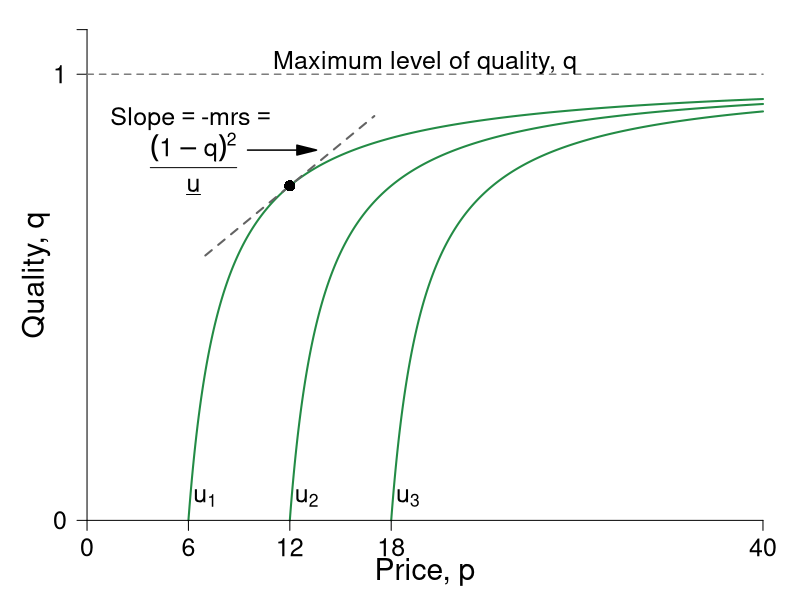

Here is the R script that generated this plot:
require(ggplot2)
require(shape)
pdf(file = "information_power/ch11_fig3.pdf", width = 9, height = 7)

#Set parameters for graphics
pointsize <- 1.8
axislabelsize <- 1.8
labelsize <- 1.5
namesize <- 1.8
annotatesize <- 1.5
graphlinewidth <- 2
segmentlinewidth <- 1.5

#Parameters for figures
u1 <- 4
u2 <- 10
u3 <- 16
delta1 <- 2
delta2 <- 2
delta3 <- 2

indiffFn1 <- function(p, u1 = 4, delta1 = 2) {
  1 - (delta1) / (p - u1)
}

indiffFn2 <- function(p, u2 = 10, delta2 = 2) {
  1 - (delta2) / (p - u2)
}

indiffFn3 <- function(p, u3 = 16, delta3 = 2) {
  1 - (delta3) / (p - u3)
}

#The derivative for the function q = 1 - delta/(p - u) = delta/p - u)^2;
#From that we get the derivative and substitute in the relevant values
#for delta, u and p; that is we get a slope of 1/32
#But we also need the intercept; 0.375 above, or q/2 as it stood
tangentLine <- function(p){
  0.375 + (1/32)*p
}

COL <- c("#bae4b3", "#74c476", "#238b45")
COLA <- c("#e0f3db", "#99d8c9","#66c2a4","#41ae76", "#238b45", "#005824")
COLB <- c("#c6dbef", "#4eb3d3", "#2b8cbe", "#0868ac","#084081")
COLC <- c("#fcfbfd", "#efedf5", "#dadaeb", "#bcbddc", "#9e9ac8", "#807dba", "#6a51a3", "#54278f", "#3f007d")
grays <- gray.colors(25, start = 1, end = 0)

par(mar =  c(3, 3, .5, .5))
xlims <- c(0, 40)
ylims <- c(0, 1.1)


plot(0, 0, xlim = xlims, ylim = ylims, type = "n",
     xlab = "",
     ylab = "",
     xaxt = "n", yaxt = "n", cex.lab = axislabelsize, bty = "n")

mtext(expression(paste("Price, ", p)), side=1, line = 1.5, cex = axislabelsize)
text(-3, ylims[2] - 0.5*(ylims[2] - ylims[1]), expression(paste("Quality, ", q)), xpd = TRUE, cex = axislabelsize, srt = 90) 


npts <- 500 
#xx1 <- seq(0, xlims[2], length.out = npts)
xx1 <- seq(u1 + delta1, xlims[2], length.out = npts)
xx2 <- seq(u2 + delta2, xlims[2], length.out = npts)
xx3 <- seq(u3 + delta3, xlims[2], length.out = npts)
xx4 <- seq(7, 17, 0.01)




#Draw the lines for the graphs
lines(xx1, indiffFn1(xx1), col = COLA[5], lwd = graphlinewidth)
lines(xx2, indiffFn2(xx2), col = COLA[5], lwd = graphlinewidth)
lines(xx3, indiffFn3(xx3), col = COLA[5], lwd = graphlinewidth)
lines(xx4, tangentLine(xx4), col = grays[22], lty = 2, lwd = graphlinewidth)
#Customize ticks and labels for the plot
ticksy <- c(0, 1, 1.1)
ylabels <- c(0, 1, NA)
ticksx <- c(0, 6, 12, 18, 40)
xlabels <- c(0, 6, 12, 18, 40)
axis(1, at = ticksx, pos = 0, labels = xlabels, cex.axis = labelsize)
axis(2, at = ticksy, pos = 0, labels = ylabels, las = 1, cex.axis = labelsize)

#Annotation of the three indifference curves
text(7, 0.05, expression(paste(u[1])), cex = labelsize)
text(13, 0.05, expression(paste(u[2])), cex = labelsize)
text(19, 0.05, expression(paste(u[3])), cex = labelsize)

#Line for the max quality, q = 1 
segments(0, 1, 40, 1, lty = 2, col = grays[20], lwd = segmentlinewidth)

#Annotating line of 100% quality
text(20, 1.025, expression(paste("Maximum level of quality, q")), cex = labelsize)

#Add a point for the tangency
points(12, 0.75, pch = 16, col = "black", cex = 1.5)



#Arrow to Slope of BRF
Arrows(9.5, .83, 13, .83, col = "black", lty = 1, lwd = 1.5, arr.type = "triangle")
text(6.3, 0.9, expression(paste("Slope", phantom() == phantom(), "-mrs",phantom() == phantom())), cex = labelsize)
text(6.3, 0.8, expression(paste(frac((1-q)^2, underline(u)))), cex = labelsize)
#text(5, 0.8, expression(paste(" = ", frac((1-q)^2,  underline("u")))), cex = labelsize)
dev.off()
